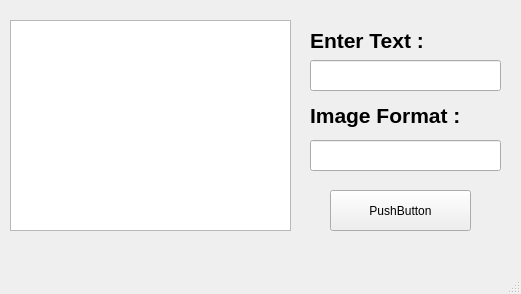
<?xml version="1.0" encoding="UTF-8"?>
<ui version="4.0">
 <class>MainWindow</class>
 <widget class="QMainWindow" name="MainWindow">
  <property name="geometry">
   <rect>
    <x>0</x>
    <y>0</y>
    <width>521</width>
    <height>294</height>
   </rect>
  </property>
  <property name="windowTitle">
   <string>MainWindow</string>
  </property>
  <widget class="QWidget" name="centralwidget">
   <widget class="QGraphicsView" name="img_View">
    <property name="geometry">
     <rect>
      <x>10</x>
      <y>20</y>
      <width>281</width>
      <height>211</height>
     </rect>
    </property>
   </widget>
   <widget class="QPushButton" name="btn_Gen">
    <property name="geometry">
     <rect>
      <x>330</x>
      <y>190</y>
      <width>141</width>
      <height>41</height>
     </rect>
    </property>
    <property name="text">
     <string>PushButton</string>
    </property>
   </widget>
   <widget class="QLineEdit" name="lEdit">
    <property name="geometry">
     <rect>
      <x>310</x>
      <y>60</y>
      <width>191</width>
      <height>31</height>
     </rect>
    </property>
    <property name="text">
     <string/>
    </property>
   </widget>
   <widget class="QLabel" name="label">
    <property name="geometry">
     <rect>
      <x>310</x>
      <y>30</y>
      <width>161</width>
      <height>21</height>
     </rect>
    </property>
    <property name="font">
     <font>
      <pointsize>16</pointsize>
      <weight>75</weight>
      <bold>true</bold>
     </font>
    </property>
    <property name="text">
     <string>Enter Text :</string>
    </property>
   </widget>
   <widget class="QLineEdit" name="l_Png">
    <property name="geometry">
     <rect>
      <x>310</x>
      <y>140</y>
      <width>191</width>
      <height>31</height>
     </rect>
    </property>
    <property name="text">
     <string/>
    </property>
   </widget>
   <widget class="QLabel" name="label_2">
    <property name="geometry">
     <rect>
      <x>310</x>
      <y>100</y>
      <width>211</width>
      <height>31</height>
     </rect>
    </property>
    <property name="font">
     <font>
      <pointsize>16</pointsize>
      <weight>75</weight>
      <bold>true</bold>
     </font>
    </property>
    <property name="text">
     <string>Image Format :</string>
    </property>
   </widget>
  </widget>
  <widget class="QMenuBar" name="menubar">
   <property name="geometry">
    <rect>
     <x>0</x>
     <y>0</y>
     <width>521</width>
     <height>26</height>
    </rect>
   </property>
  </widget>
  <widget class="QStatusBar" name="statusbar"/>
 </widget>
 <resources/>
 <connections/>
</ui>
